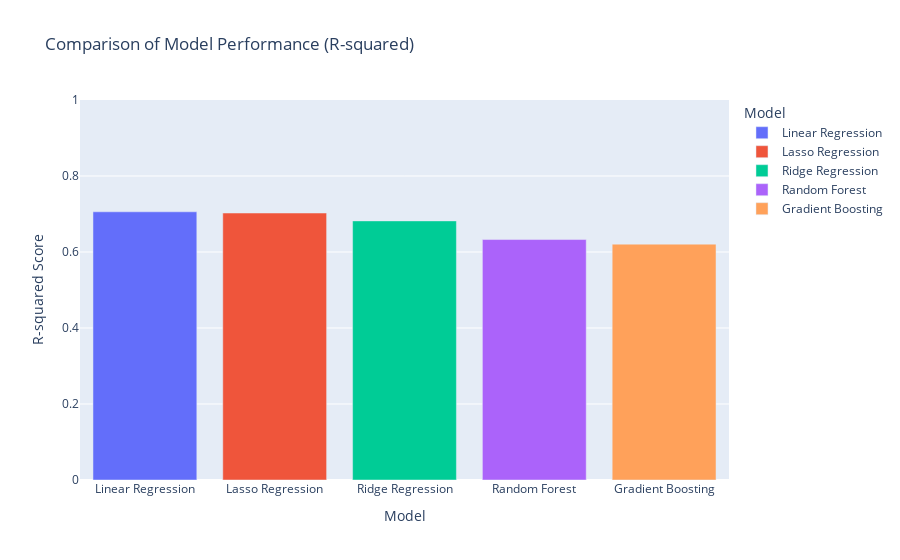

Source (notebook cell):
### Markdown cell above
# Step 5: Model Training & Evaluation

Here's where we train our 5 different regression models. For each model, we will:
1.  **Train** it on the scaled training data.
2.  **Make predictions** on the scaled test data.
3.  **Evaluate** its performance using Mean Absolute Error (MAE), Mean Squared Error (MSE), and R-squared.

Finally, we'll visualize the R-squared scores to easily compare the models.

### Code cell
models = {
    'Linear Regression': LinearRegression(),
    'Ridge Regression': Ridge(),
    'Lasso Regression': Lasso(),
    'Random Forest': RandomForestRegressor(random_state=42),
    'Gradient Boosting': GradientBoostingRegressor(random_state=42)
}

results = []

for name, model in models.items():
    model.fit(X_train_scaled, y_train)
    y_pred = model.predict(X_test_scaled)
    
    mae = mean_absolute_error(y_test, y_pred)
    mse = mean_squared_error(y_test, y_pred)
    r2 = r2_score(y_test, y_pred)
    
    results.append({
        'Model': name,
        'MAE': mae,
        'MSE': mse,
        'R-squared': r2
    })

results_df = pd.DataFrame(results)

print("Model Performance Comparison:")
display(results_df)

# Visualize model performance
fig = px.bar(
    results_df.sort_values('R-squared', ascending=False),
    x='Model',
    y='R-squared',
    color='Model',
    title='Comparison of Model Performance (R-squared)',
    labels={'R-squared': 'R-squared Score'}
)
fig.update_layout(yaxis=dict(range=[0,1]))
fig.show()

### Figure 1 — Plotly figure (JSON) as saved in the notebook; plotly's stock layout.template omitted (floating-point values rounded to 4 significant figures)
{"data": [{"hovertemplate": "Model=%{x}<br>R-squared Score=%{y}<extra></extra>", "legendgroup": "Linear Regression", "marker": {"color": "#636efa", "pattern": {"shape": ""}}, "name": "Linear Regression", "orientation": "v", "showlegend": true, "textposition": "auto", "type": "bar", "x": ["Linear Regression"], "xaxis": "x", "y": [0.7058], "yaxis": "y"}, {"hovertemplate": "Model=%{x}<br>R-squared Score=%{y}<extra></extra>", "legendgroup": "Lasso Regression", "marker": {"color": "#EF553B", "pattern": {"shape": ""}}, "name": "Lasso Regression", "orientation": "v", "showlegend": true, "textposition": "auto", "type": "bar", "x": ["Lasso Regression"], "xaxis": "x", "y": [0.7026], "yaxis": "y"}, {"hovertemplate": "Model=%{x}<br>R-squared Score=%{y}<extra></extra>", "legendgroup": "Ridge Regression", "marker": {"color": "#00cc96", "pattern": {"shape": ""}}, "name": "Ridge Regression", "orientation": "v", "showlegend": true, "textposition": "auto", "type": "bar", "x": ["Ridge Regression"], "xaxis": "x", "y": [0.6819], "yaxis": "y"}, {"hovertemplate": "Model=%{x}<br>R-squared Score=%{y}<extra></extra>", "legendgroup": "Random Forest", "marker": {"color": "#ab63fa", "pattern": {"shape": ""}}, "name": "Random Forest", "orientation": "v", "showlegend": true, "textposition": "auto", "type": "bar", "x": ["Random Forest"], "xaxis": "x", "y": [0.6328], "yaxis": "y"}, {"hovertemplate": "Model=%{x}<br>R-squared Score=%{y}<extra></extra>", "legendgroup": "Gradient Boosting", "marker": {"color": "#FFA15A", "pattern": {"shape": ""}}, "name": "Gradient Boosting", "orientation": "v", "showlegend": true, "textposition": "auto", "type": "bar", "x": ["Gradient Boosting"], "xaxis": "x", "y": [0.6207], "yaxis": "y"}], "layout": {"barmode": "relative", "legend": {"title": {"text": "Model"}, "tracegroupgap": 0}, "title": {"text": "Comparison of Model Performance (R-squared)"}, "xaxis": {"anchor": "y", "categoryarray": ["Linear Regression", "Lasso Regression", "Ridge Regression", "Random Forest", "Gradient Boosting"], "categoryorder": "array", "domain": [0, 1], "title": {"text": "Model"}}, "yaxis": {"anchor": "x", "domain": [0, 1], "range": [0, 1], "title": {"text": "R-squared Score"}}}}
